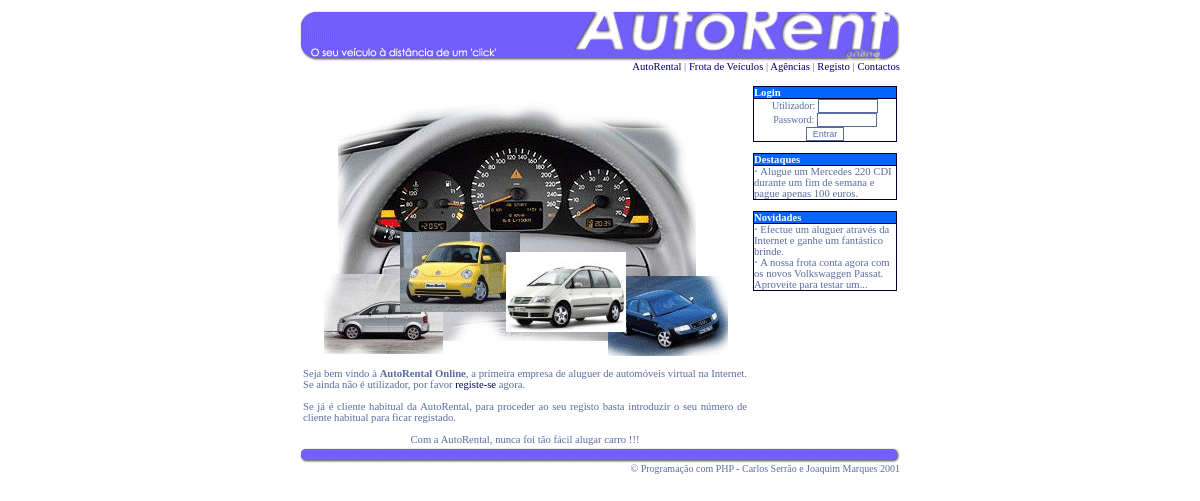
The page / on the database its author committed.
### tables this page shows
create table destaques (
destaque_txt         CHAR(254)            not null,
cod                  INT,
primary key (destaque_txt)
);

create table novidades (
novidade_txt         CHAR(254),
cod                  INT                  not null,
primary key (cod)
);

### BDMySQL.class.php (called while the page is built, shortened)
<?php
class BDMySQL {
  var $conn;
  function ligarBD($bdname, $user, $password, $server) {
    $this->conn = mysql_connect($server, $user, $password);
  }
  function executarSQL($sql_command) {
    $resultado = mysql_query($sql_command, $this->conn);
    return $resultado;
  }
}
?>

### ARNovidades.class.php (the view)
<?php
require("config.inc.php");
class ARNovidades extends BDMySQL {
        var $bd;
        function ARNovidades() {
				global $NOME_BD, $USER_DB, $PASS_DB, $NOME_SERVIDOR;
                $this->bd = new BDMySQL();
                $this->bd->ligarBD($NOME_BD, $USER_DB, $PASS_DB, $NOME_SERVIDOR);
        }
        function listaNovidades() {
                $sql = "SELECT * FROM novidades ORDER BY cod DESC";
                $rs=$this->bd->executarSQL($sql);
                $n=0;
                while(mysql_fetch_row($rs) && $n<3) {
                        echo "<b>&middot;</b>&nbsp;".mysql_result($rs, $n, "novidade_txt");
						echo "<br>";
                        $n++;
                }
        }
        function endARNovidades() {
                $this->bd->fecharBD();
        }
}
?>

### ARDestaques.class.php
<?php
require("config.inc.php");
class ARDestaques extends BDMySQL {
        var $bd;
        function ARDestaques() {
				global $NOME_BD, $USER_DB, $PASS_DB, $NOME_SERVIDOR;
                $this->bd = new BDMySQL();
                $this->bd->ligarBD($NOME_BD, $USER_DB, $PASS_DB, $NOME_SERVIDOR);
        }
        function listaDestaques() {
                $sql = "SELECT * FROM destaques ORDER BY cod DESC";
                $rs=$this->bd->executarSQL($sql);
                $n=0;
                while(mysql_fetch_row($rs) && $n<3) {
                        echo "<b>&middot;</b>&nbsp;".mysql_result($rs, $n, "destaque_txt");
						echo "<br>";
                        $n++;
                }
        }
        function endARDestaques() {
                $this->bd->fecharBD();
        }
}
?>

### autorental.css (style rules this page uses)
HTML { font-size : 8pt; font-family : verdana, tahoma, dungeon; color : #5a6ba1 }

### rows shown on the page
destaques: destaque_txt "Alugue um Mercedes 220 CDI durante um fim de semana e pague apenas 100 euros."
novidades: novidade_txt "Efectue um aluguer através da Internet e ganhe um fantástico brinde."
novidades: novidade_txt "A nossa frota conta agora com os novos Volkswaggen Passat. Aproveite para testar um..."
